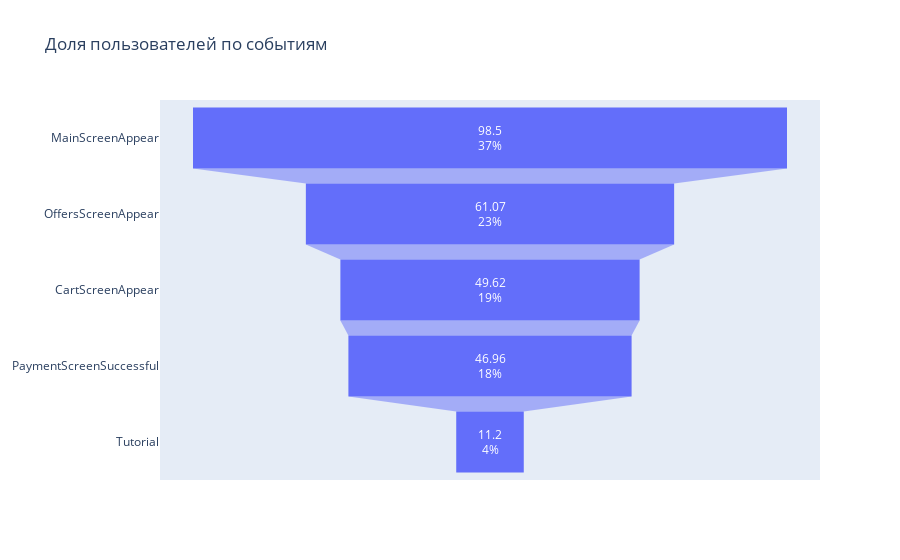

Notebook code cell kept with this figure:
### Code cell
# Построим воронку событий и отобразим всё на графике
# Доли пользователей в процентах 
fig = go.Figure(go.Funnel(
    y = users_event['event_name'],
    x = users_event['percent'],
    textinfo = "value+percent total"))                
fig.update_layout(
     title={
         'text': "Доля пользователей по событиям"})
fig.show()

### Figure 1 — Plotly figure (JSON) as saved in the notebook; plotly's stock layout.template omitted (floating-point values rounded to 4 significant figures)
{"data": [{"textinfo": "value+percent total", "type": "funnel", "x": [98.5, 61.07, 49.62, 46.96, 11.2], "y": ["MainScreenAppear", "OffersScreenAppear", "CartScreenAppear", "PaymentScreenSuccessful", "Tutorial"]}], "layout": {"title": {"text": "Доля пользователей по событиям"}}}
